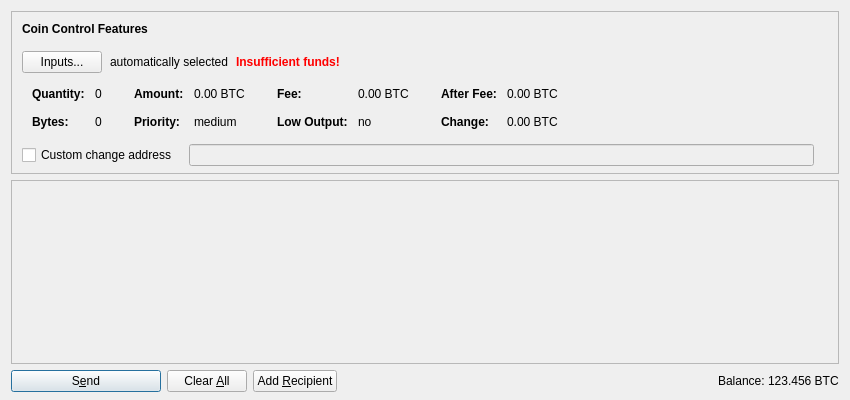
<?xml version="1.0" encoding="UTF-8"?>
<ui version="4.0">
 <class>SendCoinsDialog</class>
 <widget class="QDialog" name="SendCoinsDialog">
  <property name="geometry">
   <rect>
    <x>0</x>
    <y>0</y>
    <width>850</width>
    <height>400</height>
   </rect>
  </property>
  <property name="windowTitle">
   <string>Send Coins</string>
  </property>
  <layout class="QVBoxLayout" name="verticalLayout" stretch="0,1,0">
   <property name="bottomMargin">
    <number>8</number>
   </property>
   <item>
    <widget class="QFrame" name="frameCoinControl">
     <property name="sizePolicy">
      <sizepolicy hsizetype="Expanding" vsizetype="Expanding">
       <horstretch>0</horstretch>
       <verstretch>0</verstretch>
      </sizepolicy>
     </property>
     <property name="maximumSize">
      <size>
       <width>16777215</width>
       <height>16777215</height>
      </size>
     </property>
     <property name="frameShape">
      <enum>QFrame::StyledPanel</enum>
     </property>
     <property name="frameShadow">
      <enum>QFrame::Sunken</enum>
     </property>
     <layout class="QVBoxLayout" name="verticalLayoutCoinControl2">
      <property name="spacing">
       <number>0</number>
      </property>
      <property name="leftMargin">
       <number>0</number>
      </property>
      <property name="topMargin">
       <number>0</number>
      </property>
      <property name="rightMargin">
       <number>0</number>
      </property>
      <property name="bottomMargin">
       <number>6</number>
      </property>
      <item>
       <layout class="QVBoxLayout" name="verticalLayoutCoinControl" stretch="0,0,0,0,1">
        <property name="spacing">
         <number>0</number>
        </property>
        <property name="leftMargin">
         <number>10</number>
        </property>
        <property name="topMargin">
         <number>10</number>
        </property>
        <item>
         <layout class="QHBoxLayout" name="horizontalLayoutCoinControl1">
          <property name="bottomMargin">
           <number>15</number>
          </property>
          <item>
           <widget class="QLabel" name="labelCoinControlFeatures">
            <property name="sizePolicy">
             <sizepolicy hsizetype="Preferred" vsizetype="Maximum">
              <horstretch>0</horstretch>
              <verstretch>0</verstretch>
             </sizepolicy>
            </property>
            <property name="font">
             <font>
              <weight>75</weight>
              <bold>true</bold>
             </font>
            </property>
            <property name="styleSheet">
             <string notr="true">font-weight:bold;</string>
            </property>
            <property name="text">
             <string>Coin Control Features</string>
            </property>
           </widget>
          </item>
         </layout>
        </item>
        <item>
         <layout class="QHBoxLayout" name="horizontalLayoutCoinControl2" stretch="0,0,0,0">
          <property name="spacing">
           <number>8</number>
          </property>
          <property name="bottomMargin">
           <number>10</number>
          </property>
          <item>
           <widget class="QPushButton" name="pushButtonCoinControl">
            <property name="styleSheet">
             <string notr="true"/>
            </property>
            <property name="text">
             <string>Inputs...</string>
            </property>
           </widget>
          </item>
          <item>
           <widget class="QLabel" name="labelCoinControlAutomaticallySelected">
            <property name="text">
             <string>automatically selected</string>
            </property>
            <property name="margin">
             <number>5</number>
            </property>
           </widget>
          </item>
          <item>
           <widget class="QLabel" name="labelCoinControlInsuffFunds">
            <property name="font">
             <font>
              <weight>75</weight>
              <bold>true</bold>
             </font>
            </property>
            <property name="styleSheet">
             <string notr="true">color:red;font-weight:bold;</string>
            </property>
            <property name="text">
             <string>Insufficient funds!</string>
            </property>
            <property name="margin">
             <number>5</number>
            </property>
           </widget>
          </item>
          <item>
           <spacer name="horizontalSpacerCoinControl">
            <property name="orientation">
             <enum>Qt::Horizontal</enum>
            </property>
            <property name="sizeHint" stdset="0">
             <size>
              <width>40</width>
              <height>1</height>
             </size>
            </property>
           </spacer>
          </item>
         </layout>
        </item>
        <item>
         <widget class="QWidget" name="widgetCoinControl" native="true">
          <property name="sizePolicy">
           <sizepolicy hsizetype="Preferred" vsizetype="Preferred">
            <horstretch>0</horstretch>
            <verstretch>0</verstretch>
           </sizepolicy>
          </property>
          <property name="minimumSize">
           <size>
            <width>0</width>
            <height>0</height>
           </size>
          </property>
          <property name="styleSheet">
           <string notr="true"/>
          </property>
          <layout class="QHBoxLayout" name="horizontalLayoutCoinControl5">
           <property name="leftMargin">
            <number>0</number>
           </property>
           <property name="topMargin">
            <number>0</number>
           </property>
           <property name="rightMargin">
            <number>0</number>
           </property>
           <property name="bottomMargin">
            <number>0</number>
           </property>
           <item>
            <layout class="QHBoxLayout" name="horizontalLayoutCoinControl3" stretch="0,0,0,1">
             <property name="spacing">
              <number>20</number>
             </property>
             <property name="topMargin">
              <number>0</number>
             </property>
             <property name="bottomMargin">
              <number>10</number>
             </property>
             <item>
              <layout class="QFormLayout" name="formLayoutCoinControl1">
               <property name="horizontalSpacing">
                <number>10</number>
               </property>
               <property name="verticalSpacing">
                <number>14</number>
               </property>
               <property name="leftMargin">
                <number>10</number>
               </property>
               <property name="topMargin">
                <number>4</number>
               </property>
               <property name="rightMargin">
                <number>6</number>
               </property>
               <item row="0" column="0">
                <widget class="QLabel" name="labelCoinControlQuantityText">
                 <property name="font">
                  <font>
                   <weight>75</weight>
                   <bold>true</bold>
                  </font>
                 </property>
                 <property name="text">
                  <string>Quantity:</string>
                 </property>
                 <property name="margin">
                  <number>0</number>
                 </property>
                </widget>
               </item>
               <item row="0" column="1">
                <widget class="QLabel" name="labelCoinControlQuantity">
                 <property name="cursor">
                  <cursorShape>IBeamCursor</cursorShape>
                 </property>
                 <property name="contextMenuPolicy">
                  <enum>Qt::ActionsContextMenu</enum>
                 </property>
                 <property name="text">
                  <string notr="true">0</string>
                 </property>
                 <property name="margin">
                  <number>0</number>
                 </property>
                 <property name="textInteractionFlags">
                  <set>Qt::LinksAccessibleByMouse|Qt::TextSelectableByKeyboard|Qt::TextSelectableByMouse</set>
                 </property>
                </widget>
               </item>
               <item row="1" column="0">
                <widget class="QLabel" name="labelCoinControlBytesText">
                 <property name="font">
                  <font>
                   <weight>75</weight>
                   <bold>true</bold>
                  </font>
                 </property>
                 <property name="text">
                  <string>Bytes:</string>
                 </property>
                </widget>
               </item>
               <item row="1" column="1">
                <widget class="QLabel" name="labelCoinControlBytes">
                 <property name="cursor">
                  <cursorShape>IBeamCursor</cursorShape>
                 </property>
                 <property name="contextMenuPolicy">
                  <enum>Qt::ActionsContextMenu</enum>
                 </property>
                 <property name="text">
                  <string notr="true">0</string>
                 </property>
                 <property name="textInteractionFlags">
                  <set>Qt::LinksAccessibleByMouse|Qt::TextSelectableByKeyboard|Qt::TextSelectableByMouse</set>
                 </property>
                </widget>
               </item>
              </layout>
             </item>
             <item>
              <layout class="QFormLayout" name="formLayoutCoinControl2">
               <property name="horizontalSpacing">
                <number>10</number>
               </property>
               <property name="verticalSpacing">
                <number>14</number>
               </property>
               <property name="leftMargin">
                <number>6</number>
               </property>
               <property name="topMargin">
                <number>4</number>
               </property>
               <property name="rightMargin">
                <number>6</number>
               </property>
               <item row="0" column="0">
                <widget class="QLabel" name="labelCoinControlAmountText">
                 <property name="font">
                  <font>
                   <weight>75</weight>
                   <bold>true</bold>
                  </font>
                 </property>
                 <property name="text">
                  <string>Amount:</string>
                 </property>
                 <property name="margin">
                  <number>0</number>
                 </property>
                </widget>
               </item>
               <item row="0" column="1">
                <widget class="QLabel" name="labelCoinControlAmount">
                 <property name="cursor">
                  <cursorShape>IBeamCursor</cursorShape>
                 </property>
                 <property name="contextMenuPolicy">
                  <enum>Qt::ActionsContextMenu</enum>
                 </property>
                 <property name="text">
                  <string notr="true">0.00 BTC</string>
                 </property>
                 <property name="textInteractionFlags">
                  <set>Qt::LinksAccessibleByMouse|Qt::TextSelectableByKeyboard|Qt::TextSelectableByMouse</set>
                 </property>
                </widget>
               </item>
               <item row="1" column="0">
                <widget class="QLabel" name="labelCoinControlPriorityText">
                 <property name="font">
                  <font>
                   <weight>75</weight>
                   <bold>true</bold>
                  </font>
                 </property>
                 <property name="text">
                  <string>Priority:</string>
                 </property>
                </widget>
               </item>
               <item row="1" column="1">
                <widget class="QLabel" name="labelCoinControlPriority">
                 <property name="cursor">
                  <cursorShape>IBeamCursor</cursorShape>
                 </property>
                 <property name="contextMenuPolicy">
                  <enum>Qt::ActionsContextMenu</enum>
                 </property>
                 <property name="text">
                  <string notr="true">medium</string>
                 </property>
                 <property name="textInteractionFlags">
                  <set>Qt::LinksAccessibleByMouse|Qt::TextSelectableByKeyboard|Qt::TextSelectableByMouse</set>
                 </property>
                </widget>
               </item>
              </layout>
             </item>
             <item>
              <layout class="QFormLayout" name="formLayoutCoinControl3">
               <property name="horizontalSpacing">
                <number>10</number>
               </property>
               <property name="verticalSpacing">
                <number>14</number>
               </property>
               <property name="leftMargin">
                <number>6</number>
               </property>
               <property name="topMargin">
                <number>4</number>
               </property>
               <property name="rightMargin">
                <number>6</number>
               </property>
               <item row="0" column="0">
                <widget class="QLabel" name="labelCoinControlFeeText">
                 <property name="font">
                  <font>
                   <weight>75</weight>
                   <bold>true</bold>
                  </font>
                 </property>
                 <property name="text">
                  <string>Fee:</string>
                 </property>
                 <property name="margin">
                  <number>0</number>
                 </property>
                </widget>
               </item>
               <item row="0" column="1">
                <widget class="QLabel" name="labelCoinControlFee">
                 <property name="cursor">
                  <cursorShape>IBeamCursor</cursorShape>
                 </property>
                 <property name="contextMenuPolicy">
                  <enum>Qt::ActionsContextMenu</enum>
                 </property>
                 <property name="text">
                  <string notr="true">0.00 BTC</string>
                 </property>
                 <property name="textInteractionFlags">
                  <set>Qt::LinksAccessibleByMouse|Qt::TextSelectableByKeyboard|Qt::TextSelectableByMouse</set>
                 </property>
                </widget>
               </item>
               <item row="1" column="0">
                <widget class="QLabel" name="labelCoinControlLowOutputText">
                 <property name="font">
                  <font>
                   <weight>75</weight>
                   <bold>true</bold>
                  </font>
                 </property>
                 <property name="text">
                  <string>Low Output:</string>
                 </property>
                </widget>
               </item>
               <item row="1" column="1">
                <widget class="QLabel" name="labelCoinControlLowOutput">
                 <property name="cursor">
                  <cursorShape>IBeamCursor</cursorShape>
                 </property>
                 <property name="contextMenuPolicy">
                  <enum>Qt::ActionsContextMenu</enum>
                 </property>
                 <property name="text">
                  <string notr="true">no</string>
                 </property>
                 <property name="textInteractionFlags">
                  <set>Qt::LinksAccessibleByMouse|Qt::TextSelectableByKeyboard|Qt::TextSelectableByMouse</set>
                 </property>
                </widget>
               </item>
              </layout>
             </item>
             <item>
              <layout class="QFormLayout" name="formLayoutCoinControl4">
               <property name="horizontalSpacing">
                <number>10</number>
               </property>
               <property name="verticalSpacing">
                <number>14</number>
               </property>
               <property name="leftMargin">
                <number>6</number>
               </property>
               <property name="topMargin">
                <number>4</number>
               </property>
               <property name="rightMargin">
                <number>6</number>
               </property>
               <item row="0" column="0">
                <widget class="QLabel" name="labelCoinControlAfterFeeText">
                 <property name="font">
                  <font>
                   <weight>75</weight>
                   <bold>true</bold>
                  </font>
                 </property>
                 <property name="text">
                  <string>After Fee:</string>
                 </property>
                 <property name="margin">
                  <number>0</number>
                 </property>
                </widget>
               </item>
               <item row="0" column="1">
                <widget class="QLabel" name="labelCoinControlAfterFee">
                 <property name="cursor">
                  <cursorShape>IBeamCursor</cursorShape>
                 </property>
                 <property name="contextMenuPolicy">
                  <enum>Qt::ActionsContextMenu</enum>
                 </property>
                 <property name="text">
                  <string notr="true">0.00 BTC</string>
                 </property>
                 <property name="textInteractionFlags">
                  <set>Qt::LinksAccessibleByMouse|Qt::TextSelectableByKeyboard|Qt::TextSelectableByMouse</set>
                 </property>
                </widget>
               </item>
               <item row="1" column="0">
                <widget class="QLabel" name="labelCoinControlChangeText">
                 <property name="font">
                  <font>
                   <weight>75</weight>
                   <bold>true</bold>
                  </font>
                 </property>
                 <property name="text">
                  <string>Change:</string>
                 </property>
                </widget>
               </item>
               <item row="1" column="1">
                <widget class="QLabel" name="labelCoinControlChange">
                 <property name="cursor">
                  <cursorShape>IBeamCursor</cursorShape>
                 </property>
                 <property name="contextMenuPolicy">
                  <enum>Qt::ActionsContextMenu</enum>
                 </property>
                 <property name="text">
                  <string notr="true">0.00 BTC</string>
                 </property>
                 <property name="textInteractionFlags">
                  <set>Qt::LinksAccessibleByMouse|Qt::TextSelectableByKeyboard|Qt::TextSelectableByMouse</set>
                 </property>
                </widget>
               </item>
              </layout>
             </item>
            </layout>
           </item>
          </layout>
         </widget>
        </item>
        <item>
         <layout class="QHBoxLayout" name="horizontalLayoutCoinControl4" stretch="0,0,0">
          <property name="spacing">
           <number>12</number>
          </property>
          <property name="sizeConstraint">
           <enum>QLayout::SetDefaultConstraint</enum>
          </property>
          <property name="topMargin">
           <number>5</number>
          </property>
          <property name="rightMargin">
           <number>5</number>
          </property>
          <item>
           <widget class="QCheckBox" name="checkBoxCoinControlChange">
            <property name="toolTip">
             <string>If this is activated, but the change address is empty or invalid, change will be sent to a newly generated address.</string>
            </property>
            <property name="text">
             <string>Custom change address</string>
            </property>
           </widget>
          </item>
          <item>
           <widget class="QValidatedLineEdit" name="lineEditCoinControlChange">
            <property name="enabled">
             <bool>false</bool>
            </property>
            <property name="sizePolicy">
             <sizepolicy hsizetype="Expanding" vsizetype="Fixed">
              <horstretch>0</horstretch>
              <verstretch>0</verstretch>
             </sizepolicy>
            </property>
           </widget>
          </item>
          <item>
           <widget class="QLabel" name="labelCoinControlChangeLabel">
            <property name="sizePolicy">
             <sizepolicy hsizetype="Preferred" vsizetype="Expanding">
              <horstretch>0</horstretch>
              <verstretch>0</verstretch>
             </sizepolicy>
            </property>
            <property name="minimumSize">
             <size>
              <width>0</width>
              <height>0</height>
             </size>
            </property>
            <property name="text">
             <string/>
            </property>
            <property name="margin">
             <number>3</number>
            </property>
           </widget>
          </item>
         </layout>
        </item>
        <item>
         <spacer name="verticalSpacerCoinControl">
          <property name="orientation">
           <enum>Qt::Vertical</enum>
          </property>
          <property name="sizeHint" stdset="0">
           <size>
            <width>800</width>
            <height>1</height>
           </size>
          </property>
         </spacer>
        </item>
       </layout>
      </item>
     </layout>
    </widget>
   </item>
   <item>
    <widget class="QScrollArea" name="scrollArea">
     <property name="widgetResizable">
      <bool>true</bool>
     </property>
     <widget class="QWidget" name="scrollAreaWidgetContents">
      <property name="geometry">
       <rect>
        <x>0</x>
        <y>0</y>
        <width>830</width>
        <height>178</height>
       </rect>
      </property>
      <layout class="QVBoxLayout" name="verticalLayout_2" stretch="0,1">
       <property name="leftMargin">
        <number>0</number>
       </property>
       <property name="topMargin">
        <number>0</number>
       </property>
       <property name="rightMargin">
        <number>0</number>
       </property>
       <property name="bottomMargin">
        <number>0</number>
       </property>
       <item>
        <layout class="QVBoxLayout" name="entries">
         <property name="spacing">
          <number>6</number>
         </property>
        </layout>
       </item>
       <item>
        <spacer name="verticalSpacer">
         <property name="orientation">
          <enum>Qt::Vertical</enum>
         </property>
         <property name="sizeHint" stdset="0">
          <size>
           <width>20</width>
           <height>40</height>
          </size>
         </property>
        </spacer>
       </item>
      </layout>
     </widget>
    </widget>
   </item>
   <item>
    <layout class="QHBoxLayout" name="horizontalLayout">
     <item>
      <widget class="QPushButton" name="sendButton">
       <property name="minimumSize">
        <size>
         <width>150</width>
         <height>0</height>
        </size>
       </property>
       <property name="toolTip">
        <string>Confirm the send action</string>
       </property>
       <property name="text">
        <string>S&amp;end</string>
       </property>
       <property name="icon">
        <iconset resource="../coinaaa.qrc">
         <normaloff>:/icons/send</normaloff>:/icons/send</iconset>
       </property>
       <property name="default">
        <bool>true</bool>
       </property>
      </widget>
     </item>
     <item>
      <widget class="QPushButton" name="clearButton">
       <property name="sizePolicy">
        <sizepolicy hsizetype="Minimum" vsizetype="Fixed">
         <horstretch>0</horstretch>
         <verstretch>0</verstretch>
        </sizepolicy>
       </property>
       <property name="toolTip">
        <string>Clear all fields of the form.</string>
       </property>
       <property name="text">
        <string>Clear &amp;All</string>
       </property>
       <property name="icon">
        <iconset resource="../coinaaa.qrc">
         <normaloff>:/icons/remove</normaloff>:/icons/remove</iconset>
       </property>
       <property name="autoRepeatDelay">
        <number>300</number>
       </property>
       <property name="autoDefault">
        <bool>false</bool>
       </property>
      </widget>
     </item>
     <item>
      <widget class="QPushButton" name="addButton">
       <property name="toolTip">
        <string>Send to multiple recipients at once</string>
       </property>
       <property name="text">
        <string>Add &amp;Recipient</string>
       </property>
       <property name="icon">
        <iconset resource="../coinaaa.qrc">
         <normaloff>:/icons/add</normaloff>:/icons/add</iconset>
       </property>
       <property name="autoDefault">
        <bool>false</bool>
       </property>
      </widget>
     </item>
     <item>
      <spacer name="horizontalSpacer">
       <property name="orientation">
        <enum>Qt::Horizontal</enum>
       </property>
       <property name="sizeHint" stdset="0">
        <size>
         <width>40</width>
         <height>20</height>
        </size>
       </property>
      </spacer>
     </item>
     <item>
      <layout class="QHBoxLayout" name="horizontalLayout_2">
       <property name="spacing">
        <number>3</number>
       </property>
       <item>
        <widget class="QLabel" name="label">
         <property name="sizePolicy">
          <sizepolicy hsizetype="Preferred" vsizetype="Fixed">
           <horstretch>0</horstretch>
           <verstretch>0</verstretch>
          </sizepolicy>
         </property>
         <property name="text">
          <string>Balance:</string>
         </property>
        </widget>
       </item>
       <item>
        <widget class="QLabel" name="labelBalance">
         <property name="sizePolicy">
          <sizepolicy hsizetype="Preferred" vsizetype="Fixed">
           <horstretch>0</horstretch>
           <verstretch>0</verstretch>
          </sizepolicy>
         </property>
         <property name="cursor">
          <cursorShape>IBeamCursor</cursorShape>
         </property>
         <property name="text">
          <string notr="true">123.456 BTC</string>
         </property>
         <property name="textInteractionFlags">
          <set>Qt::LinksAccessibleByMouse|Qt::TextSelectableByKeyboard|Qt::TextSelectableByMouse</set>
         </property>
        </widget>
       </item>
      </layout>
     </item>
    </layout>
   </item>
  </layout>
 </widget>
 <customwidgets>
  <customwidget>
   <class>QValidatedLineEdit</class>
   <extends>QLineEdit</extends>
   <header>qvalidatedlineedit.h</header>
  </customwidget>
 </customwidgets>
 <resources>
  <include location="../coinaaa.qrc"/>
 </resources>
 <connections/>
</ui>
